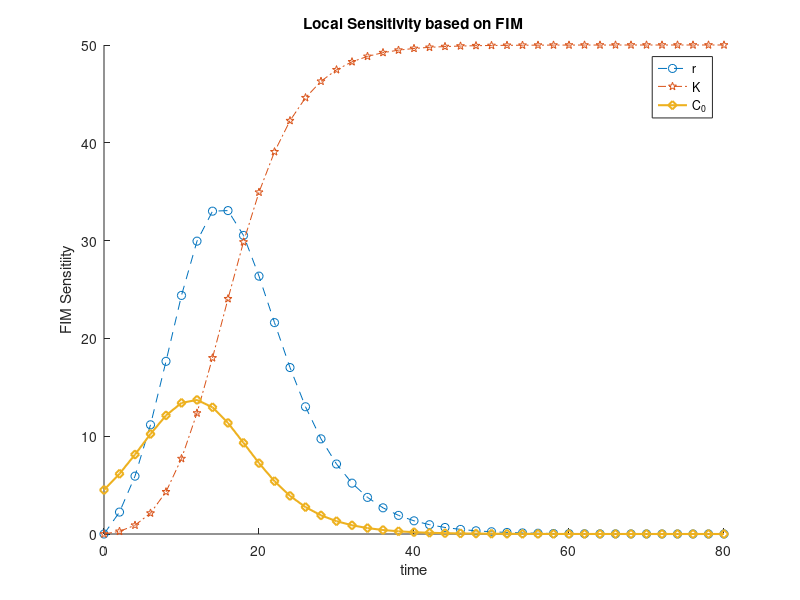

MATLAB code for this plot: (Note: this script raises an error after producing the figure.)
% clear;
% clc; 
r=0.2; K=50; N0=4.5;
prm_all=[r K N0]'; prm_name_all = {'r', 'K', 'N_0'};  
prm_interest={'r', 'K', 'N_0'};
prm_idx = find(ismember(prm_name_all, prm_interest));
prm=prm_all(prm_idx);
prm_name=prm_name_all(prm_idx);
num_param=length(prm);    


phi=0.02;% parameter of OU
t_interval=2;
t_initial=0;
TF=80+t_initial;
t=t_initial:t_interval:TF;% row vector 
num_time=length(t);


%Calculate the FIM row
pNpK=@(r,K,t,N0) N0^2*(1-exp(-r*t))./((K-N0)*exp(-r*t)+N0).^2;% partial N/partial K 
pNpr=@(r,K,t,N0) K*N0*(K-N0)*exp(-r*t).*t./((K-N0)*exp(-r*t)+N0).^2; % partial N/partial r 
pNpN0=@(r,K,t,N0) K^2*exp(-r*t)./((K-N0)*exp(-r*t)+N0).^2; % partial N/partial N_0
% pNpt=@(r,K,t,N0) N0*K*r*(K-N0)*exp(-r*t)./((K-N0)*exp(-r*t)+N0).^2;

d_param=zeros(num_param,num_time);
param=zeros(3,1);
param(1)=r;
param(2)=K;
param(3)=N0;
% dNdt=pNpt(r,K,t,N0);
d_param(1,:)=pNpr(r,K,t,N0)*param(1);
d_param(2,:)=pNpK(r,K,t,N0)*param(2);
d_param(3,:)=pNpN0(r,K,t,N0)*param(3);
 

S_FIM=d_param;
figure;
hold on;

plot(t,S_FIM(1,:),'--o',t,S_FIM(2,:),'-.p',t,S_FIM(3,:),'-d','Linewidth',1.5);

xlabel('time');
ylabel('FIM Sensitiity')
legend('r','K','C_0');
title ('Local Sensitivity based on FIM')
hold off;

%Plot Sobol's index for optimization
percent=[0.15, 0.15, 0.15];
lower_bounds = prm'.* (1-percent);
upper_bounds = prm'.* (1+percent);
num_MC=20000;% number of Monte Carlo
S_sob=zeros(num_param,num_time);
St_sob=S_sob;
tstart=tic;
for i=1:num_time
       [Total,S_sob(:,i),St_sob(:,i)]=Get_Sobol3(prm_name,lower_bounds,upper_bounds,t(i),num_MC);
end
% Sti=St_sob./max(St_sob,[],2);
% Sti=St_sob;
figure;
hold on;
%normalized;
plot(t,St_sob(1,:)/max(St_sob(2,:)),'--o',t,St_sob(2,:)/max(St_sob(2,:)),'-.p',t,St_sob(3,:)/max(St_sob(2,:)),'-d','Linewidth',1.5);
% plot(t,Sti(1,:),'-o',t,Sti(2,:),'-p',t,Sti(3,:),'-d','MarkerSize',4,'Linewidth',1.5);
xlabel('time');
ylabel('Total effect sensitivity');

title ('Sobol index');

legend('r','K','C_0');
hold off; 





